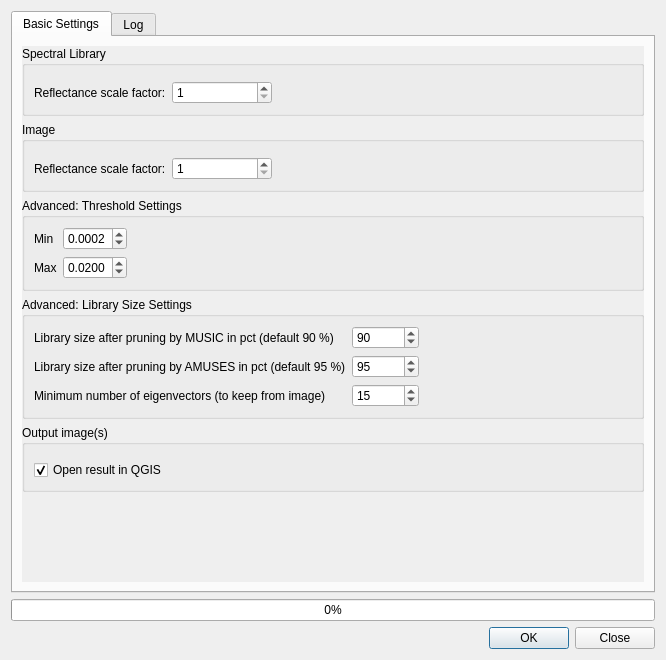
<?xml version="1.0" encoding="UTF-8"?>
<ui version="4.0">
 <class>MesmaDialog</class>
 <widget class="QDialog" name="MesmaDialog">
  <property name="geometry">
   <rect>
    <x>0</x>
    <y>0</y>
    <width>666</width>
    <height>660</height>
   </rect>
  </property>
  <property name="windowTitle">
   <string>AMUSES</string>
  </property>
  <property name="toolTip">
   <string/>
  </property>
  <property name="toolTipDuration">
   <number>-1</number>
  </property>
  <property name="statusTip">
   <string/>
  </property>
  <property name="whatsThis">
   <string/>
  </property>
  <property name="accessibleName">
   <string/>
  </property>
  <property name="accessibleDescription">
   <string/>
  </property>
  <property name="locale">
   <locale language="English" country="UnitedKingdom"/>
  </property>
  <property name="windowFilePath">
   <string/>
  </property>
  <property name="sizeGripEnabled">
   <bool>false</bool>
  </property>
  <property name="modal">
   <bool>false</bool>
  </property>
  <layout class="QVBoxLayout" name="verticalLayout">
   <item>
    <widget class="QTabWidget" name="tabWidget">
     <property name="styleSheet">
      <string notr="true"/>
     </property>
     <property name="currentIndex">
      <number>0</number>
     </property>
     <widget class="QWidget" name="tab1">
      <property name="styleSheet">
       <string notr="true"/>
      </property>
      <attribute name="title">
       <string>Basic Settings</string>
      </attribute>
      <layout class="QVBoxLayout" name="verticalLayout_6">
       <item>
        <widget class="QScrollArea" name="scrollArea1">
         <property name="styleSheet">
          <string notr="true"/>
         </property>
         <property name="frameShape">
          <enum>QFrame::NoFrame</enum>
         </property>
         <property name="frameShadow">
          <enum>QFrame::Sunken</enum>
         </property>
         <property name="widgetResizable">
          <bool>true</bool>
         </property>
         <widget class="QWidget" name="scrollArea1Content">
          <property name="geometry">
           <rect>
            <x>0</x>
            <y>0</y>
            <width>616</width>
            <height>519</height>
           </rect>
          </property>
          <layout class="QVBoxLayout" name="verticalLayout_2">
           <property name="spacing">
            <number>6</number>
           </property>
           <property name="leftMargin">
            <number>0</number>
           </property>
           <property name="topMargin">
            <number>0</number>
           </property>
           <property name="rightMargin">
            <number>0</number>
           </property>
           <property name="bottomMargin">
            <number>0</number>
           </property>
           <item>
            <widget class="QGroupBox" name="libraryGroup">
             <property name="styleSheet">
              <string notr="true"/>
             </property>
             <property name="title">
              <string>Spectral Library</string>
             </property>
             <layout class="QVBoxLayout" name="verticalLayout_4">
              <item>
               <widget class="QgsFileWidget" name="browseLibrary" native="true">
                <property name="toolTip">
                 <string>Browse for the spectral library</string>
                </property>
                <property name="dialogTitle" stdset="0">
                 <string>Select a spectral library</string>
                </property>
                <property name="filter" stdset="0">
                 <string>ENVI Spectral Library (*.sli);;All Files (*)</string>
                </property>
                <property name="defaultRoot" stdset="0">
                 <string/>
                </property>
               </widget>
              </item>
              <item>
               <layout class="QHBoxLayout" name="horizontalLayout_3">
                <item>
                 <widget class="QLabel" name="label1">
                  <property name="toolTip">
                   <string>The reflectance scale factor is automatically detected. It is the number by which the array must be divided to get reflectance values between 0 and 1. The user can change this value here.</string>
                  </property>
                  <property name="text">
                   <string>Reflectance scale factor:</string>
                  </property>
                 </widget>
                </item>
                <item>
                 <widget class="QSpinBox" name="libraryScaleValue">
                  <property name="sizePolicy">
                   <sizepolicy hsizetype="Minimum" vsizetype="Fixed">
                    <horstretch>0</horstretch>
                    <verstretch>0</verstretch>
                   </sizepolicy>
                  </property>
                  <property name="minimumSize">
                   <size>
                    <width>100</width>
                    <height>0</height>
                   </size>
                  </property>
                  <property name="toolTip">
                   <string>The reflectance scale factor is automatically detected. It is the number by which the array must be divided to get reflectance values between 0 and 1. The user can change this value here.</string>
                  </property>
                  <property name="minimum">
                   <number>1</number>
                  </property>
                  <property name="maximum">
                   <number>1000000000</number>
                  </property>
                 </widget>
                </item>
                <item>
                 <spacer name="horizontalSpacer">
                  <property name="orientation">
                   <enum>Qt::Horizontal</enum>
                  </property>
                  <property name="sizeHint" stdset="0">
                   <size>
                    <width>40</width>
                    <height>20</height>
                   </size>
                  </property>
                 </spacer>
                </item>
               </layout>
              </item>
             </layout>
            </widget>
           </item>
           <item>
            <widget class="QGroupBox" name="imageGroup">
             <property name="title">
              <string>Image</string>
             </property>
             <layout class="QVBoxLayout" name="verticalLayout_5">
              <item>
               <widget class="QgsFileWidget" name="browseImage" native="true">
                <property name="toolTip">
                 <string>Browse for the spectral library</string>
                </property>
                <property name="dialogTitle" stdset="0">
                 <string>Select a spectral library</string>
                </property>
                <property name="filter" stdset="0">
                 <string>All files (*);;GDAL/OGR VSIFileHandler (*.zip  *.gz *.tar *.tar.gz *.tgz *.ZIP *.GZ *.TAR *.TAR.GZ *.TGZ);;ACE2 (*.ace2  *.ACE2);;ARC Digitized Raster Graphics (*.gen *.GEN);;ASCII Gridded XYZ  (*.xyz *.XYZ);;Arc/Info ASCII Grid (*.asc *.ASC);;Arc/Info Binary Grid  (hdr.adf HDR.ADF);;Arc/Info Export E00 GRID (*.e00 *.E00);;DRDC COASP  SAR Processor Raster (*.hdr *.HDR);;DTED Elevation Raster (*.dt0 *.dt1  *.dt2 *.DT0 *.DT1 *.DT2);;ECRG TOC format (*.xml *.XML);;ESRI .hdr  Labelled (*.bil *.BIL);;EUMETSAT Archive native  (*.nat *.NAT);;Envisat  Image Format (*.n1 *.N1);;Erdas Imagine Images  (*.img *.IMG);;FARSITE  v.4 Landscape File  (*.lcp *.LCP);;GMT NetCDF Grid Format (*.nc  *.NC);;GRIdded Binary  (*.grb *.GRB);;GeoPackage (*.gpkg  *.GPKG);;GeoSoft Grid Exchange Format (*.gxf *.GXF);;GeoTIFF (*.tif  *.tiff *.TIF *.TIFF);;Geospatial PDF (*.pdf *.PDF);;Golden Software 7  Binary Grid  (*.grd *.GRD);;Golden Software ASCII Grid  (*.grd  *.GRD);;Golden Software Binary Grid  (*.grd *.GRD);;Graphics Interchange  Format  (*.gif *.GIF);;Graphics Interchange Format  (*.gif  *.GIF);;Ground-based SAR Applications Testbed File Format  (*.gff  *.GFF);;HF2/HFZ heightfield raster (*.hf2 *.HF2);;Hierarchical Data  Format Release 4 (*.hdf *.HDF);;Hierarchical Data Format Release 5  (*.hdf5 *.HDF5);;ILWIS Raster Map (*.mpr *.mpl *.MPR *.MPL);;IRIS data  (*.ppi *.PPI);;Idrisi Raster A.1 (*.rst *.RST);;JPEG JFIF (*.jpg *.jpeg  *.JPG *.JPEG);;JPEG-2000 driver based on OpenJPEG library (*.jp2 *.j2k  *.JP2 *.J2K);;Japanese DEM  (*.mem *.MEM);;KOLOR Raw (*.kro  *.KRO);;Leveller heightfield (*.ter *.TER);;MBTiles (*.mbtiles  *.MBTILES);;MS Windows Device Independent Bitmap (*.bmp *.BMP);;Magellan  topo  (*.blx *.BLX);;NOAA NGS Geoid Height Grids (*.bin *.BIN);;NOAA  Vertical Datum .GTX (*.gtx *.GTX);;NTv2 Datum Grid Shift (*.gsb  *.GSB);;National Imagery Transmission Format (*.ntf *.NTF);;Network  Common Data Format (*.nc *.NC);;Northwood Classified Grid Format  .grc/.tab (*.grc *.GRC);;Northwood Numeric Grid Format .grd/.tab (*.grd  *.GRD);;PCIDSK Database File (*.pix *.PIX);;PCRaster Raster File (*.map  *.MAP);;Portable Network Graphics (*.png *.PNG);;Portable Pixmap Format  (*.pnm *.PNM);;R Object Data Store (*.rda *.RDA);;Raster Matrix Format  (*.rsw *.RSW);;Raster Product Format TOC format (*.toc  *.TOC);;Rasterlite (*.sqlite *.SQLITE);;SAGA GIS Binary Grid  (*.sdat  *.SDAT);;SDTS Raster (*.ddf *.DDF);;SGI Image File Format 1.0 (*.rgb  *.RGB);;SRTMHGT File Format (*.hgt *.HGT);;Snow Data Assimilation System  (*.hdr *.HDR);;Standard Raster Product  (*.img *.IMG);;Swedish Grid RIK  (*.rik *.RIK);;Terragen heightfield (*.ter *.TER);;USGS Optional ASCII  DEM  (*.dem *.DEM);;VTP .bt (Binary Terrain) 1.3 Format (*.bt  *.BT);;Vexcel MFF Raster (*.hdr *.HDR);;Virtual Raster (*.vrt *.ovr  *.VRT *.OVR);;WEBP (*.webp *.WEBP);;X11 PixMap Format (*.xpm  *.XPM);;ZMap Plus Grid (*.dat *.DAT) </string>
                </property>
                <property name="defaultRoot" stdset="0">
                 <string/>
                </property>
               </widget>
              </item>
              <item>
               <layout class="QHBoxLayout" name="horizontalLayout_2">
                <item>
                 <widget class="QLabel" name="label1_2">
                  <property name="toolTip">
                   <string>The reflectance scale factor is automatically detected. It is the number by which the array must be divided to get reflectance values between 0 and 1. The user can change this value here.</string>
                  </property>
                  <property name="text">
                   <string>Reflectance scale factor:</string>
                  </property>
                 </widget>
                </item>
                <item>
                 <widget class="QSpinBox" name="imageScaleValue">
                  <property name="sizePolicy">
                   <sizepolicy hsizetype="Minimum" vsizetype="Fixed">
                    <horstretch>0</horstretch>
                    <verstretch>0</verstretch>
                   </sizepolicy>
                  </property>
                  <property name="minimumSize">
                   <size>
                    <width>100</width>
                    <height>0</height>
                   </size>
                  </property>
                  <property name="toolTip">
                   <string>The reflectance scale factor is automatically detected. It is the number by which the array must be divided to get reflectance values between 0 and 1. The user can change this value here.</string>
                  </property>
                  <property name="minimum">
                   <number>1</number>
                  </property>
                  <property name="maximum">
                   <number>1000000000</number>
                  </property>
                 </widget>
                </item>
                <item>
                 <spacer name="horizontalSpacer_2">
                  <property name="orientation">
                   <enum>Qt::Horizontal</enum>
                  </property>
                  <property name="sizeHint" stdset="0">
                   <size>
                    <width>40</width>
                    <height>20</height>
                   </size>
                  </property>
                 </spacer>
                </item>
               </layout>
              </item>
             </layout>
            </widget>
           </item>
           <item>
            <widget class="QGroupBox" name="constraintsGroup">
             <property name="toolTip">
              <string>Only models that meet these constraints can be chosen.</string>
             </property>
             <property name="title">
              <string>Advanced: Threshold Settings</string>
             </property>
             <property name="flat">
              <bool>false</bool>
             </property>
             <property name="checkable">
              <bool>false</bool>
             </property>
             <layout class="QGridLayout" name="gridLayout">
              <item row="0" column="1">
               <widget class="QDoubleSpinBox" name="minThres">
                <property name="decimals">
                 <number>4</number>
                </property>
                <property name="minimum">
                 <double>0.000100000000000</double>
                </property>
                <property name="maximum">
                 <double>1.000000000000000</double>
                </property>
                <property name="singleStep">
                 <double>0.000100000000000</double>
                </property>
                <property name="value">
                 <double>0.000200000000000</double>
                </property>
               </widget>
              </item>
              <item row="0" column="0">
               <widget class="QLabel" name="label">
                <property name="text">
                 <string>Min</string>
                </property>
                <property name="alignment">
                 <set>Qt::AlignLeading|Qt::AlignLeft|Qt::AlignVCenter</set>
                </property>
               </widget>
              </item>
              <item row="2" column="0">
               <widget class="QLabel" name="label_2">
                <property name="text">
                 <string>Max</string>
                </property>
                <property name="alignment">
                 <set>Qt::AlignLeading|Qt::AlignLeft|Qt::AlignVCenter</set>
                </property>
               </widget>
              </item>
              <item row="2" column="1">
               <widget class="QDoubleSpinBox" name="maxThres">
                <property name="decimals">
                 <number>4</number>
                </property>
                <property name="minimum">
                 <double>0.000100000000000</double>
                </property>
                <property name="maximum">
                 <double>1.000000000000000</double>
                </property>
                <property name="singleStep">
                 <double>0.000100000000000</double>
                </property>
                <property name="value">
                 <double>0.020000000000000</double>
                </property>
               </widget>
              </item>
              <item row="0" column="2">
               <spacer name="horizontalSpacer_3">
                <property name="orientation">
                 <enum>Qt::Horizontal</enum>
                </property>
                <property name="sizeHint" stdset="0">
                 <size>
                  <width>40</width>
                  <height>20</height>
                 </size>
                </property>
               </spacer>
              </item>
             </layout>
            </widget>
           </item>
           <item>
            <widget class="QGroupBox" name="advancedGroup">
             <property name="title">
              <string>Advanced: Library Size Settings</string>
             </property>
             <property name="flat">
              <bool>false</bool>
             </property>
             <property name="checkable">
              <bool>false</bool>
             </property>
             <layout class="QGridLayout" name="gridLayout">
              <item row="2" column="2">
               <widget class="QSpinBox" name="eigenvectorValue">
                <property name="minimum">
                 <number>1</number>
                </property>
                <property name="maximum">
                 <number>999999999</number>
                </property>
                <property name="singleStep">
                 <number>5</number>
                </property>
                <property name="value">
                 <number>15</number>
                </property>
               </widget>
              </item>
              <item row="0" column="2">
               <widget class="QSpinBox" name="musicValue">
                <property name="minimum">
                 <number>1</number>
                </property>
                <property name="maximum">
                 <number>100</number>
                </property>
                <property name="value">
                 <number>90</number>
                </property>
               </widget>
              </item>
              <item row="1" column="2">
               <widget class="QSpinBox" name="amusesValue">
                <property name="minimum">
                 <number>1</number>
                </property>
                <property name="maximum">
                 <number>100</number>
                </property>
                <property name="value">
                 <number>95</number>
                </property>
               </widget>
              </item>
              <item row="1" column="0">
               <widget class="QLabel" name="labelPctAmuses">
                <property name="text">
                 <string>Library size after pruning by AMUSES in pct (default 95 %)</string>
                </property>
               </widget>
              </item>
              <item row="0" column="0">
               <widget class="QLabel" name="labelPctMusic">
                <property name="text">
                 <string>Library size after pruning by MUSIC in pct (default 90 %)</string>
                </property>
               </widget>
              </item>
              <item row="2" column="0">
               <widget class="QLabel" name="labelEigenvectors">
                <property name="text">
                 <string>Minimum number of eigenvectors (to keep from image)</string>
                </property>
               </widget>
              </item>
              <item row="0" column="3">
               <spacer name="horizontalSpacer_4">
                <property name="orientation">
                 <enum>Qt::Horizontal</enum>
                </property>
                <property name="sizeHint" stdset="0">
                 <size>
                  <width>40</width>
                  <height>20</height>
                 </size>
                </property>
               </spacer>
              </item>
             </layout>
            </widget>
           </item>
           <item>
            <widget class="QGroupBox" name="outputGroup">
             <property name="toolTip">
              <string>Choose a name and location for the MESMA result file. Additional files will be filename_fractions, filename_rmse, filename_metadata.txt and filename_look_up_table.csv.</string>
             </property>
             <property name="title">
              <string>Output image(s)</string>
             </property>
             <layout class="QVBoxLayout" name="verticalLayout_3">
              <item>
               <widget class="QgsFileWidget" name="browseOut" native="true">
                <property name="toolTip">
                 <string>Choose a name and location for the MESMA result file. Additional files will be filename_fractions, filename_rmse, filename_metadata.txt and filename_look_up_table.csv.</string>
                </property>
               </widget>
              </item>
              <item>
               <widget class="QCheckBox" name="openInQGIS">
                <property name="toolTip">
                 <string>Check if you would like to view the result in QGIS afterwards.</string>
                </property>
                <property name="text">
                 <string>Open result in QGIS</string>
                </property>
                <property name="checked">
                 <bool>true</bool>
                </property>
               </widget>
              </item>
             </layout>
            </widget>
           </item>
           <item>
            <spacer name="verticalSpacer_2">
             <property name="orientation">
              <enum>Qt::Vertical</enum>
             </property>
             <property name="sizeHint" stdset="0">
              <size>
               <width>20</width>
               <height>40</height>
              </size>
             </property>
            </spacer>
           </item>
          </layout>
         </widget>
        </widget>
       </item>
      </layout>
     </widget>
     <widget class="QWidget" name="tab_log">
      <attribute name="title">
       <string>Log</string>
      </attribute>
      <layout class="QVBoxLayout" name="verticalLayout_19">
       <item>
        <widget class="QTextBrowser" name="logBrowser"/>
       </item>
      </layout>
     </widget>
    </widget>
   </item>
   <item>
    <widget class="QProgressBar" name="progressBar">
     <property name="value">
      <number>0</number>
     </property>
    </widget>
   </item>
   <item>
    <layout class="QHBoxLayout" name="horizontalLayout">
     <item>
      <widget class="QDialogButtonBox" name="OKClose">
       <property name="standardButtons">
        <set>QDialogButtonBox::Close|QDialogButtonBox::Ok</set>
       </property>
       <property name="centerButtons">
        <bool>false</bool>
       </property>
      </widget>
     </item>
    </layout>
   </item>
  </layout>
 </widget>
 <customwidgets>
  <customwidget>
   <class>QgsFileWidget</class>
   <extends>QWidget</extends>
   <header>qgsfilewidget.h</header>
  </customwidget>
 </customwidgets>
 <resources/>
 <connections/>
</ui>
